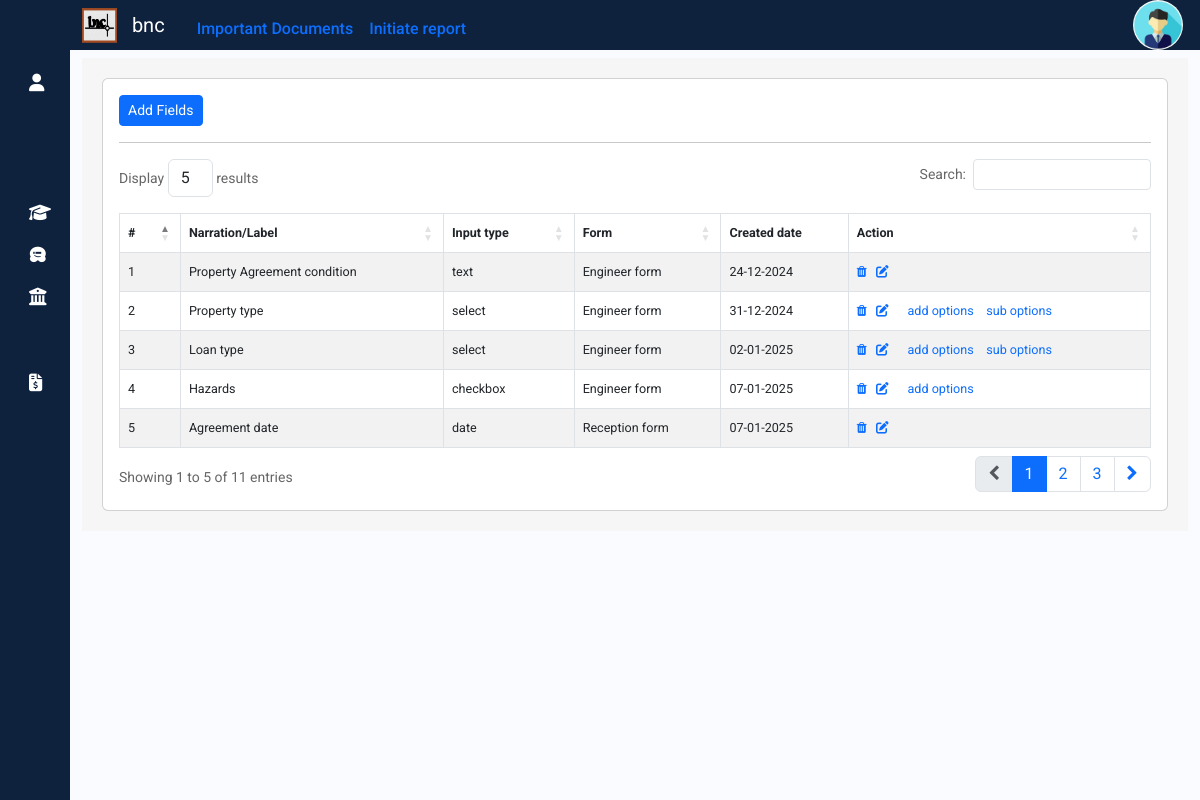
/propval/engdynamicfield, run on the app's committed database.
### propval/models.py (models this page shows, shortened)
class EngDynamicField(models.Model):
    INPUT_CHOICES = [
        ('text', 'Text'),
        ('textarea', 'Textarea'),
        ('datetime', 'DateTime'),
        ('email', 'Email'),
        ('number', 'Number'),
    ]
    label = models.CharField(max_length=100)
    input_type = models.CharField(max_length=50)
    suboption = models.BooleanField(default=False)
    form_type = models.CharField(max_length=50)
    active = models.BooleanField(default=True)
    timestamp = models.DateTimeField(auto_now_add=True)

### propval/views.py (the view, shortened to what this page needs)
# urls.py: path('engdynamicfield',views.engdynamicfield,name='engdynamicfield'),
def engdynamicfield(request):
    context = {
        'api_base_url': settings.API_BASE_URL,
    }
    try:
        engdynamicfields = EngDynamicField.objects.exclude(active=False)
        if not engdynamicfields.exists():  # Check if there are any records
            print("No records found.")
    except Exception as e:
        engdynamicfields=[]
        print(f"An error occurred: {e}")
    options = EngFormOptionValues.objects.all()
    return render(request, 'engdynamicfield.html', {'engdynamicfields': engdynamicfields,'context': context, 'options': options})

### templates/engdynamicfield.html (shortened to what this page needs)
{% extends "sidebar.html" %}
{% load static %}
{% block content %}
<div class="container-fluid my-2" >
  <div class="container" style="display:block; background-color:#f6f6f6; padding:20px 20px 20px;">
    <div class="row">
      <div class="col-md-12">
        <div class="card">
          <div class="card-body">
            <a class="btn btn-primary btn-sm" id="impdocaddbtn" onclick="addimpdoc()">Add Fields</a>
            <hr>
            <table id="impdoctable" class="table table-hover table-striped table-bordered" style="font-size: 90%;">
              <thead>
                <tr>
                  <th scope="col">#</th>
                  <th scope="col">Narration/Label</th>
                  <th scope="col">Input type</th>
                  <th scope="col">Form</th>
                  <th scope="col">Created date</th>
                  <th scope="col">Action </th>
                </tr>
              </thead>
              <tbody>
                {% for recrep in engdynamicfields %}
                  <tr id="imp{{recrep.id}}" >
                  <td  scope="row">{{forloop.counter}}</td>
                  <td id="docnarration" class="docnarration" >{{recrep.label}}</td>
                  <td id="doctype" class="doclink" >{{recrep.input_type}}</td>
                  <td id="formtype" class="formdoclink" >{{recrep.form_type}}</td>
                  <td  >{{recrep.timestamp|date:"d-m-Y"}}</td>
                  <td><a class="impdocdelete" data-url="{% url 'engdynamicfielddelete' recrep.id %}" href="" title="Delete">
                    <i class="fa fa-trash" aria-hidden="true"></i></a>&nbsp;&nbsp;
                    <a type="button"  class="edit-btn" title="Edit" id="" >
                      <i class="fas fa-edit action-icon " ></i>
                    </a>&nbsp;&nbsp;
                    {% if recrep.input_type == 'select' or recrep.input_type == 'checkbox' %}
                    <a type="button"   class="" title="add remove options" onclick="addoptionvalue('{{recrep.label}}','{{recrep.id}}')" >
                      add options
                    </a>
                     {% endif %}
                    {% if recrep.input_type == 'select'  %}
                    <a type="button"   class="" title="add remove sub options" onclick="addsuboptionvalue('{{recrep.label}}','{{recrep.id}}')" >
                      &nbsp;&nbsp; sub options
                    </a>
                     {% endif %}
                  </td>
                  </tr>
                {% endfor %}
              </tbody>
            </table>
          </div>
        </div>
      </div>
    </div>
  </div>
</div>
{% endblock %}

### propval/static/css/sidebarstyle.css (style rules this page uses)
a { text-decoration: none; }
body { font-family: 'Poppins', sans-serif; }

### reception/static/css/formstyle.css (style rules this page uses)
html, body { min-height: 100%; }
body, div, form, input, select, textarea, p { padding: 0; margin: 0; outline: none; font-family: Roboto, Arial, sans-serif; font-size: 14px; color: #666; line-height: 22px; }

### data on the page
EngDynamicField: label "Property Agreement condition", input_type "text", form_type "Engineer form", timestamp "24-12-2024"
EngDynamicField: label "Property type", input_type "select", form_type "Engineer form", timestamp "31-12-2024"
EngDynamicField: label "Loan type", input_type "select", form_type "Engineer form", timestamp "02-01-2025"
EngDynamicField: label "Hazards", input_type "checkbox", form_type "Engineer form", timestamp "07-01-2025"
EngDynamicField: label "Agreement date", input_type "date", form_type "Reception form", timestamp "07-01-2025"
